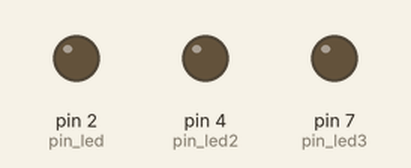
Recording of a sketch running on a simulated Arduino Uno, built with avr-gcc and run on an emulated ATmega328P. Parts: output pins drawn as LEDs (lit = HIGH).

Above: at 0.2 s.
At 1.7 s:
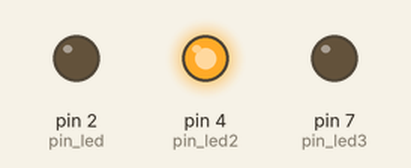
At 3.7 s:
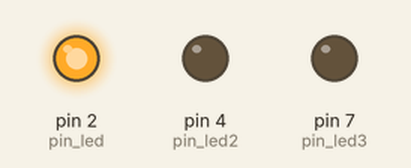
At 5.7 s:
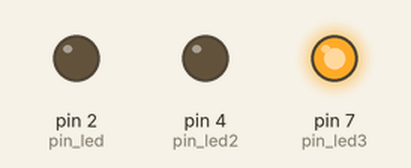
Timing chart, 0 to 6.9 s (numbered marks = the images above):
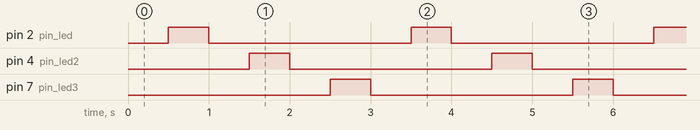

Measured:
- by itself, pin 2 (pin_led), pin 4 (pin_led2), pin 7 (pin_led3): alternates HIGH for 0.50 s and LOW for 2.5 s
- by itself, everything shown: repeats every 3.0 s, in 6 steps

The sketch:

led.ino
```cpp
const int pin_led = 2;
const int pin_led2 = 4;
const int pin_led3 = 7;
int contador = 0;

void setup() {
Serial.begin(9600);
pinMode(pin_led,OUTPUT);
pinMode(pin_led2,OUTPUT);
pinMode(pin_led3,OUTPUT);

//Serial.println("Hola mundo jaja");
}

void loop() {

 delay(500);
if (contador==0){
  digitalWrite(pin_led,HIGH);
  delay(500);
  digitalWrite(pin_led,LOW);
  contador +=1;
}

delay(500);
if (contador==1){
  digitalWrite(pin_led2,HIGH);
  delay(500);
  digitalWrite(pin_led2,LOW);
  contador +=1;
}

delay(500);
if (contador==2){
  digitalWrite(pin_led3,HIGH);
  delay(500);
  digitalWrite(pin_led3,LOW);
  contador=0;
}
}
```
